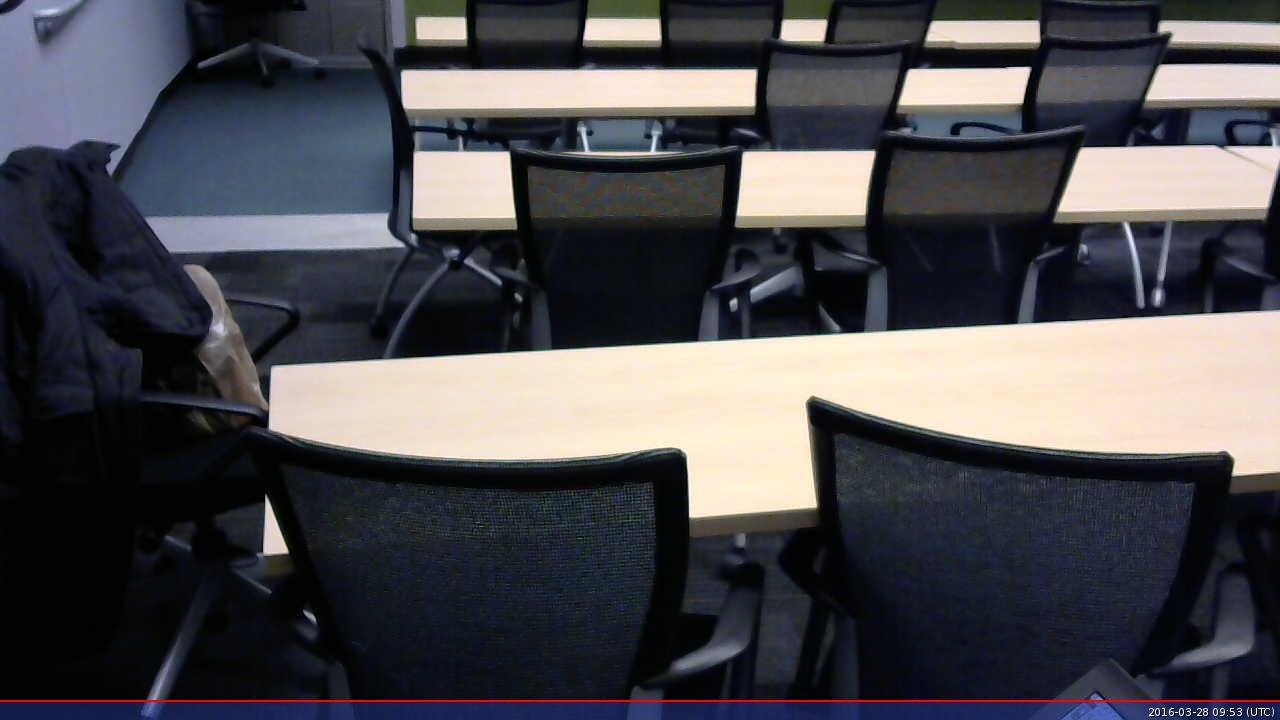
#> input picture crosseyesPicLog/positivePhoto_1.jpg, 1280 x 720 px; its folder holds only this picture in this run
$ python crosswalkLines.py   (Python 2 division)   (older library calls are emulated)
#> lines starting #> are read from the running program, lines starting #| are printed output that depends on the picture; after the words box and inside, x2 and y2 are one past the last pixel; in counts of white or black regions, pixels touching at a corner belong together
# import numpy as np
import cv2
import heapq
import os

translationFactorCalibration = 400.0


class streamMedian:
    def __init__(self):
        self.minHeap, self.maxHeap = [], []
        self.N = 0

    def insert(self, num):
        if self.N % 2 == 0:
            heapq.heappush(self.maxHeap, -1 * num)
            self.N += 1
            if len(self.minHeap) == 0:
                return
            if -1 * self.maxHeap[0] > self.minHeap[0]:
                toMin = -1 * heapq.heappop(self.maxHeap)
                toMax = heapq.heappop(self.minHeap)
                heapq.heappush(self.maxHeap, -1 * toMax)
                heapq.heappush(self.minHeap, toMin)
        else:
            toMin = -1 * heapq.heappushpop(self.maxHeap, -1 * num)
            heapq.heappush(self.minHeap, toMin)
            self.N += 1

    def getMedian(self):
        if self.N % 2 == 0:
            return (-1 * self.maxHeap[0] + self.minHeap[0]) / 2.0
        else:
            return -1 * self.maxHeap[0]

# while True:
for fn in os.listdir('crosseyesPicLog'):
    if fn[-4:] == '.jpg' or fn[-4:] == '.JPG':
        print "\nProcessing new image..."
        print "image name is " + fn
        inputPhoto = cv2.imread('crosseyesPicLog/' + fn)
#> inputPhoto is the input picture: shape (720, 1280, 3); mean B, G, R 79.5, 74.9, 76
        cv2.imshow('Input Photo', inputPhoto)
        #cv2.moveWindow('Input Photo', 0, 0)
        cv2.waitKey(30)

        cv2.destroyWindow('Input Photo')

    # inputPhoto = cv2.imread('roadFiles/20160316_142627.jpg')

        height, width, channels = inputPhoto.shape
#> height = 720; width = 1280; channels = 3
        # print height, width

        if height > width:
            translationFactor = translationFactorCalibration / height
        else:
            translationFactor = translationFactorCalibration / width
#> translationFactor = 0.312
        # print translationFactor

        # resize the image so the longest edge is 1200 pixels, keeping the same aspect ratio
        resizedInputPhoto = cv2.resize(inputPhoto, None, fx=translationFactor, fy=translationFactor, interpolation=cv2.INTER_CUBIC)
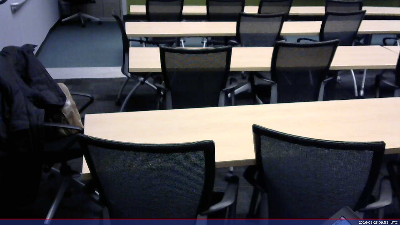
#> resizedInputPhoto: shape (225, 400, 3); mean B, G, R 79.5, 74.9, 75.8
        height = resizedInputPhoto.shape[0]
#> height = 225
        # [4 lines of commented-out code are left out]
        cv2.imshow('Cropped Image', resizedInputPhoto)
        #cv2.moveWindow('Cropped Image', 0, 0)
        cv2.waitKey(30)

        gray_img = cv2.cvtColor(resizedInputPhoto, cv2.COLOR_BGR2GRAY)
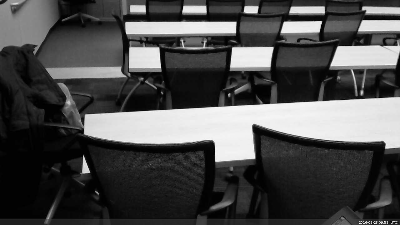
#> gray_img: shape (225, 400); min 0, max 255, mean 75.7
        # cv2.imshow('gray', gray)
        # cv2.waitKey(0)
        ret, gray_img = cv2.threshold(gray_img, 165, 255, cv2.THRESH_BINARY)
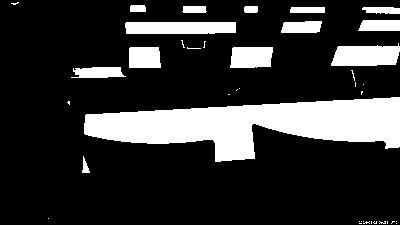
#> gray_img: shape (225, 400); 19.9% white; 39 white regions (25 under 20 px)
        cv2.imshow('Thresholded Image', gray_img)
        #cv2.moveWindow('Thresholded Image', 0, 0)
        cv2.waitKey(30)
        # gray2 = gray.copy()
        # mask = np.zeros(gray.shape,np.uint8)

        img, contours, _ = cv2.findContours(gray_img, cv2.RETR_TREE, cv2.CHAIN_APPROX_SIMPLE)
#> contours = 39 contours, 25 with area under 20; largest, box (x1, y1, x2, y2) and area: (84, 97, 400, 162) 11136, (125, 22, 236, 34) 1182, (331, 43, 400, 66) 1182, (230, 47, 273, 68) 775, (129, 47, 161, 68) 600
        # cv2.imshow('img', img)
        # cv2.waitKey(3000)

        numContours = len(contours)
#> numContours = 39
        possibleLines = {}
        midptMedian = streamMedian()
        #allContoursImage = resizedInputPhoto
        if numContours > 0:
            for i in range(0, numContours):
                area = cv2.contourArea(contours[i], False)
                # print "area of this contour is " + str(area)
                # make sure the contour is large enough to even bother with
                #cv2.drawContours(allContoursImage, contours, i, (0,255,0), 3)
                if area > 100:
                    x, y, w, h = cv2.boundingRect(contours[i])
                    if w > 3*h:
                        midPt = (x + x + w) / 2
                        # cv2.line(croppedInputPhoto, (midPt, 0), (midPt, height), (0,255,0), 1)

                        midptMedian.insert(midPt)
                        possibleLines[i] = [x, y, w, h]
#> this loop made 39 passes
#> (area, x, y, w, h, midPt, toMax in insert) on passes 33, 35: (385.5, 358, 20, 42, 11, 379, 242), (168.5, 290, 7, 35, 6, 307, 301)
#> (area, x, y, w, h, midPt) on passes 24, 32, 34, 37: (419, 71, 67, 55, 11, 98), (388.5, 281, 21, 41, 12, 301), (183, 362, 7, 38, 7, 381), (134, 182, 6, 25, 7, 194)
#> after the loop, possibleLines = {15: [84, 97, 316, 65], 23: [71, 67, 55, 11], 30: [125, 22, 111, 12], 31: [281, 21, 41, 12], 32: [358, 20, 42, 11], 33: [362, 7, 38, 7], 34: [290, 7, 35, 6], 36: [182, 6, 25, 7]}
                        # [7 lines of commented-out code are left out]
        crossLineContourIndexes = []
        try:
            median = midptMedian.getMedian()
#> median = 271.5
        except:
            print "NO CROSSWALK FOUND"
            cv2.waitKey(0)
            continue
        # print "ok, done. median is: ", median
        for key, val in possibleLines.iteritems():
            x = val[0]
            w = val[2]

            midPt = (x + x + w) / 2
            # print "MIDPT for {} is {}".format(key, midPt)
            if ((median - (translationFactorCalibration / 10)) <= midPt <= (median + (translationFactorCalibration / 10))):
                crossLineContourIndexes.append(key)
#> this loop made 8 passes
#> (key, val, x, w, midPt) on passes 1 to 8: (15, [84, 97, 316, 65], 84, 316, 242), (23, [71, 67, 55, 11], 71, 55, 98), (30, [125, 22, 111, 12], 125, 111, 180), (31, [281, 21, 41, 12], 281, 41, 301), (32, [358, 20, 42, 11], 358, 42, 379), (33, [362, 7, 38, 7], 362, 38, 381), (34, [290, 7, 35, 6], 290, 35, 307), (36, [182, 6, 25, 7], 182, 25, 194)
#> after the loop, crossLineContourIndexes = [15, 31, 34]

        if len(crossLineContourIndexes) >= 3:
            print "CROSSWALK DETECTED"
            for contour in crossLineContourIndexes:
                cv2.drawContours(resizedInputPhoto, contours, contour, (0, 255, 0), 3)
#> this loop made 3 passes
#> contour on passes 1 to 3: 15, 31, 34
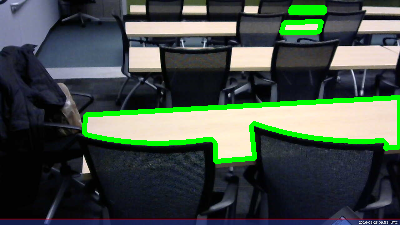
#> resizedInputPhoto: shape (225, 400, 3); 5.01% of pixels changed, all inside (x1, y1, x2, y2) = (82, 5, 400, 164)

        cv2.imshow('FINAL IMAGE', resizedInputPhoto)
        #cv2.moveWindow('FINAL IMAGE', 0, 0)
        cv2.waitKey(0)
        cv2.destroyAllWindows()

$ run again, on crosseyesPicLog/positivePhoto_13.jpg
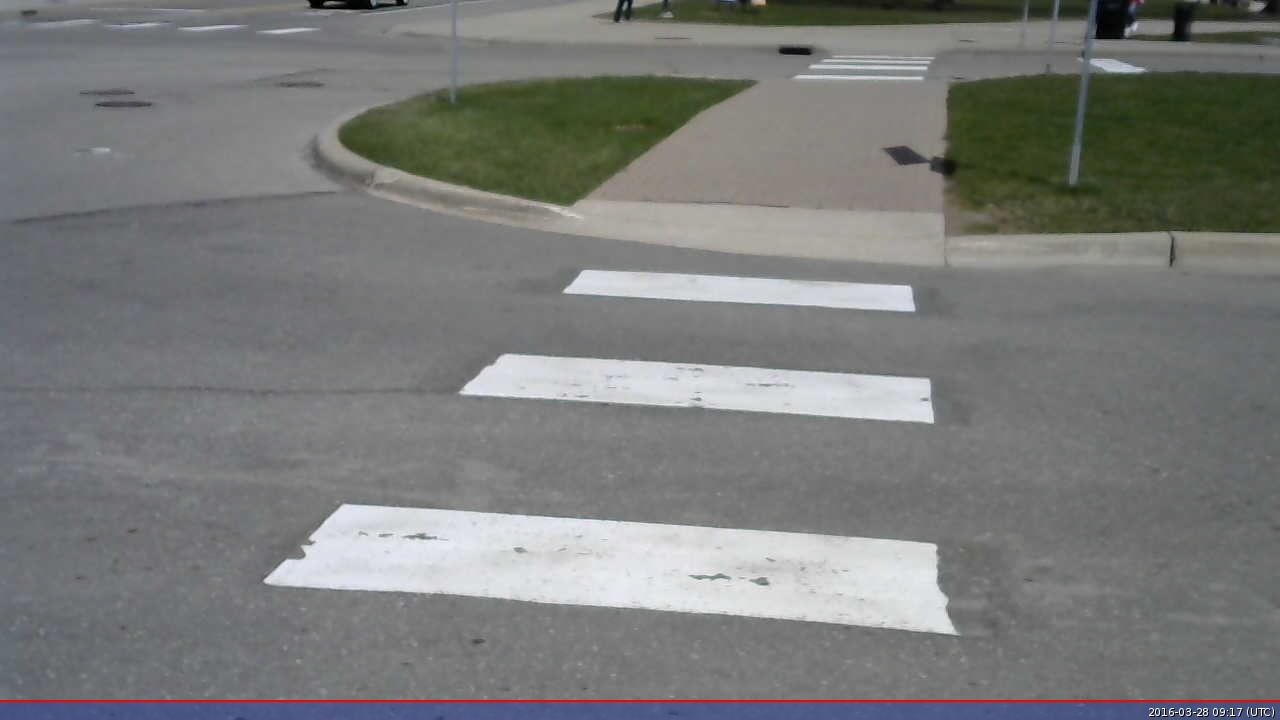
#> input picture crosseyesPicLog/positivePhoto_13.jpg, 1280 x 720 px
#> inputPhoto is the input picture: shape (720, 1280, 3); mean B, G, R 121.3, 122.6, 121.4
#> `ret, gray_img = cv2.threshold(gray_img, 165, 255, cv2.THRESH_BINARY)`:
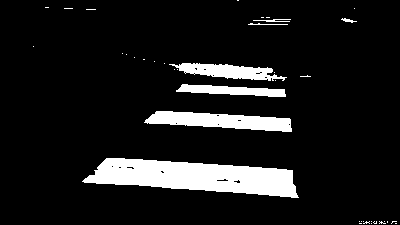
#> gray_img: shape (225, 400); 10.5% white; 39 white regions (32 under 20 px)
#> contours = 58 contours, 52 with area under 20; largest, box (x1, y1, x2, y2) and area: (82, 158, 299, 198) 5146, (144, 111, 292, 132) 1748, (169, 63, 287, 81) 1013, (176, 84, 286, 97) 726, (216, 178, 229, 182) 24, (341, 18, 357, 23) 20
#> numContours = 58
#> the loop `for i in range(0, numContours):` made 58 passes
#> (area, x, y, w, h, midPt, toMax in insert) on pass 27: (726, 176, 84, 110, 13, 231, 218)
#> after the loop `for i in range(0, numContours):`: possibleLines = {13: [82, 158, 217, 40], 20: [144, 111, 148, 21], 26: [176, 84, 110, 13], 32: [169, 63, 118, 18]}
#> median = 223
#> the loop `for key, val in possibleLines.iteritems():` made 4 passes
#> (key, val, x, w, midPt) on passes 1 to 4: (13, [82, 158, 217, 40], 82, 217, 190), (20, [144, 111, 148, 21], 144, 148, 218), (26, [176, 84, 110, 13], 176, 110, 231), (32, [169, 63, 118, 18], 169, 118, 228)
#> after the loop `for key, val in possibleLines.iteritems():`: crossLineContourIndexes = [13, 20, 26, 32]
#> the loop `for contour in crossLineContourIndexes:` made 4 passes
#> contour on passes 1 to 4: 13, 20, 26, 32
#> after the loop `for contour in crossLineContourIndexes:`:
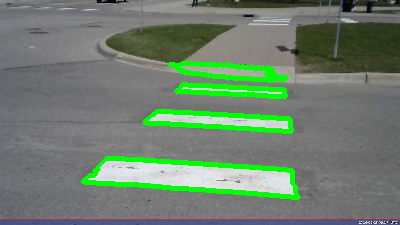
#> resizedInputPhoto: shape (225, 400, 3); mean B, G, R 109.6, 128.2, 109.7

$ run again, on crosseyesPicLog/positivePhoto_14.jpg
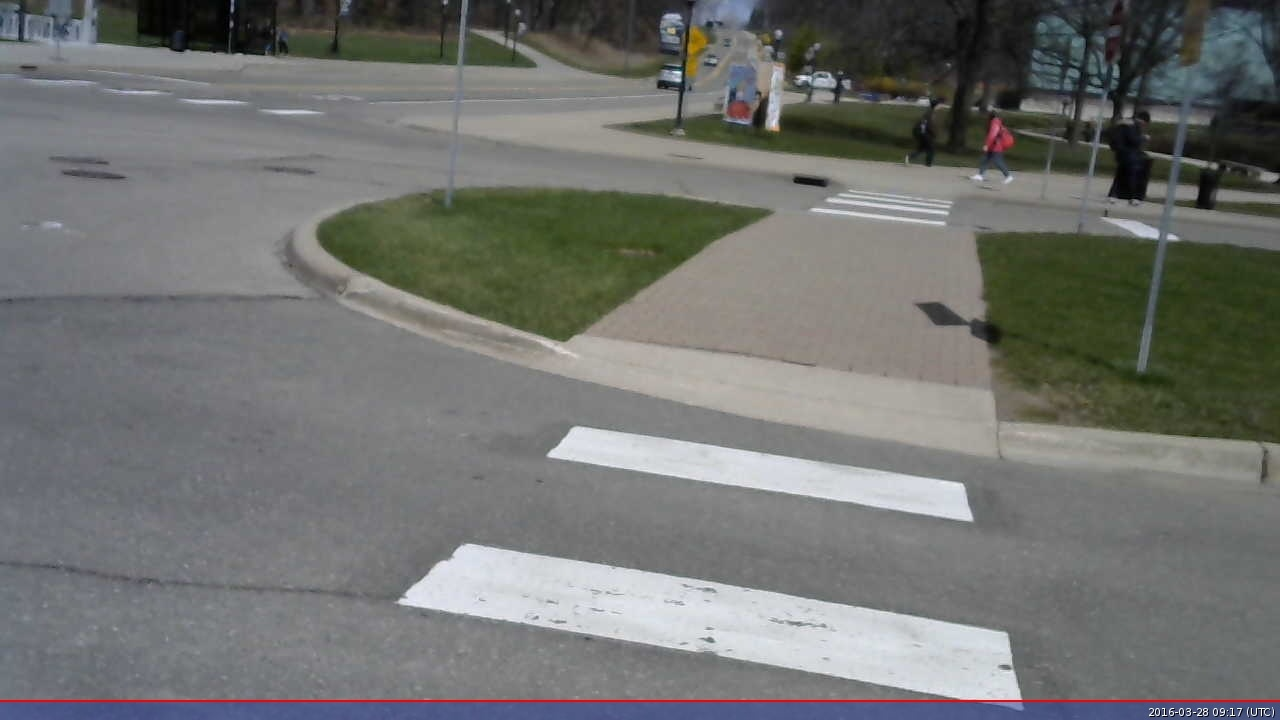
#> input picture crosseyesPicLog/positivePhoto_14.jpg, 1280 x 720 px
#> inputPhoto is the input picture: shape (720, 1280, 3); mean B, G, R 112.3, 114.8, 113.4
#> `ret, gray_img = cv2.threshold(gray_img, 165, 255, cv2.THRESH_BINARY)`:
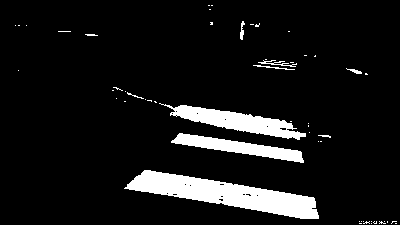
#> gray_img: shape (225, 400); 8.9% white; 54 white regions (44 under 20 px)
#> contours = 71 contours, 66 with area under 20; largest, box (x1, y1, x2, y2) and area: (124, 170, 319, 219) 3920, (159, 103, 306, 140) 1836, (171, 133, 304, 163) 1322, (240, 21, 245, 40) 31, (346, 68, 362, 74) 24
#> numContours = 71
#> the loop `for i in range(0, numContours):` made 71 passes
#> (area, x, y, w, h, midPt) on pass 28: (1322, 171, 133, 133, 30, 237)
#> after the loop `for i in range(0, numContours):`: possibleLines = {13: [124, 170, 195, 49], 27: [171, 133, 133, 30], 32: [159, 103, 147, 37]}
#> median = 232
#> the loop `for key, val in possibleLines.iteritems():` made 3 passes
#> (key, val, x, w, midPt) on passes 1 to 3: (13, [124, 170, 195, 49], 124, 195, 221), (27, [171, 133, 133, 30], 171, 133, 237), (32, [159, 103, 147, 37], 159, 147, 232)
#> after the loop `for key, val in possibleLines.iteritems():`: crossLineContourIndexes = [13, 27, 32]
#> the loop `for contour in crossLineContourIndexes:` made 3 passes
#> contour on passes 1 to 3: 13, 27, 32
#> after the loop `for contour in crossLineContourIndexes:`:
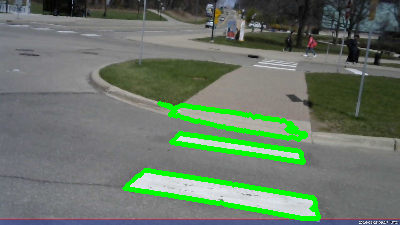
#> resizedInputPhoto: shape (225, 400, 3); mean B, G, R 103.1, 119.6, 104.1

$ run again, on crosseyesPicLog/positivePhoto_10.jpg
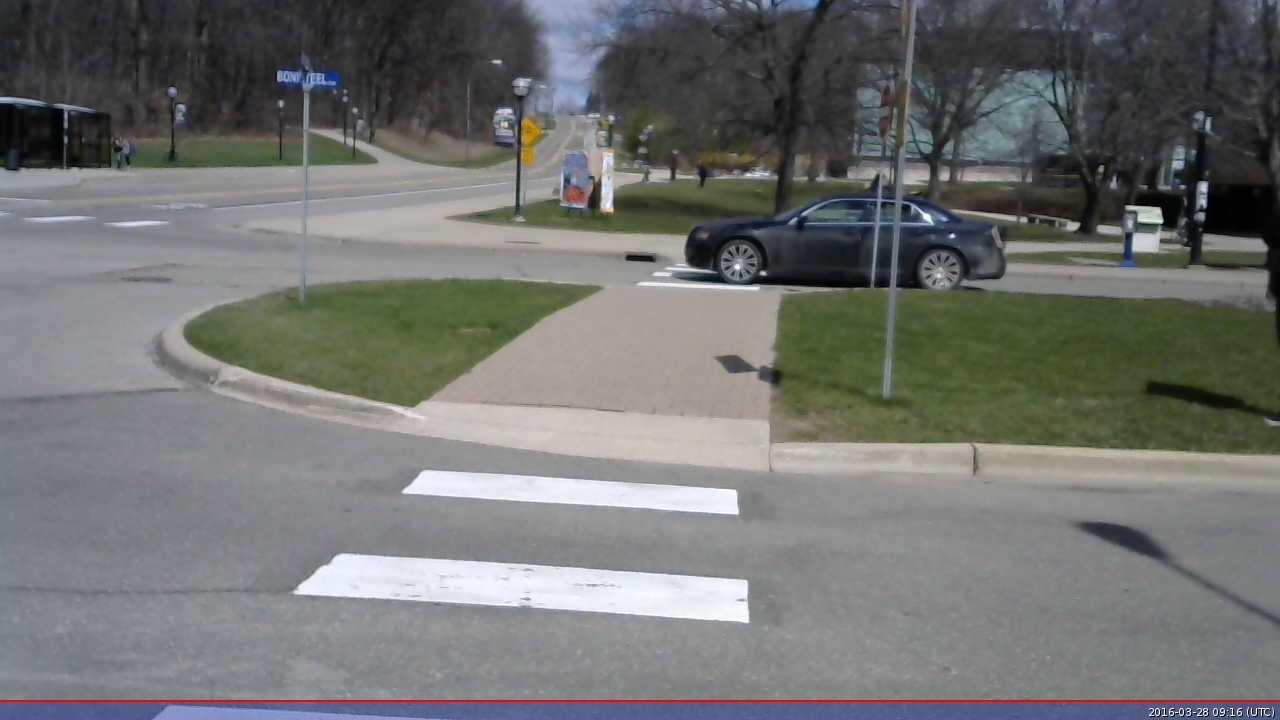
#> input picture crosseyesPicLog/positivePhoto_10.jpg, 1280 x 720 px
#> inputPhoto is the input picture: shape (720, 1280, 3); mean B, G, R 112.1, 114.1, 112.4
#> contours = 156 contours, 141 with area under 20; largest, box (x1, y1, x2, y2) and area: (53, 97, 304, 148) 2097, (92, 173, 234, 195) 1684, (126, 147, 231, 161) 714, (96, 61, 221, 86) 712, (305, 139, 391, 144) 99
#> numContours = 156
#> the loop `for i in range(0, numContours):` made 156 passes
#> (area, x, y, w, h, midPt) on pass 19: (713.5, 126, 147, 105, 14, 178)
#> after the loop `for i in range(0, numContours):`: possibleLines = {13: [92, 173, 142, 22], 18: [126, 147, 105, 14], 49: [53, 97, 251, 51], 98: [96, 61, 125, 25]}
#> median = 170.5
#> the loop `for key, val in possibleLines.iteritems():` made 4 passes
#> (key, val, x, w, midPt) on passes 1 to 4: (13, [92, 173, 142, 22], 92, 142, 163), (18, [126, 147, 105, 14], 126, 105, 178), (49, [53, 97, 251, 51], 53, 251, 178), (98, [96, 61, 125, 25], 96, 125, 158)
#> after the loop `for key, val in possibleLines.iteritems():`: crossLineContourIndexes = [13, 18, 49, 98]
#> the loop `for contour in crossLineContourIndexes:` made 4 passes
#> contour on passes 1 to 4: 13, 18, 49, 98
#> after the loop `for contour in crossLineContourIndexes:`:
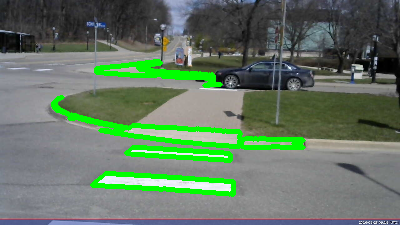
#> resizedInputPhoto: shape (225, 400, 3); mean B, G, R 99.7, 120.1, 99.8
